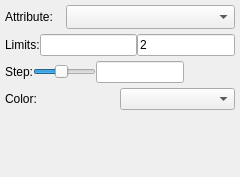
<?xml version="1.0" encoding="UTF-8"?>
<ui version="4.0">
 <class>Form</class>
 <widget class="QWidget" name="Form">
  <property name="geometry">
   <rect>
    <x>0</x>
    <y>0</y>
    <width>240</width>
    <height>177</height>
   </rect>
  </property>
  <property name="windowTitle">
   <string>Form</string>
  </property>
  <layout class="QGridLayout" name="gridLayout">
   <property name="verticalSpacing">
    <number>5</number>
   </property>
   <property name="margin">
    <number>5</number>
   </property>
   <item row="0" column="0">
    <widget class="QLabel" name="label">
     <property name="text">
      <string>Attribute:</string>
     </property>
    </widget>
   </item>
   <item row="2" column="0" colspan="4">
    <layout class="QHBoxLayout" name="horizontalLayout">
     <item>
      <widget class="QLabel" name="label_3">
       <property name="text">
        <string>Limits:</string>
       </property>
      </widget>
     </item>
     <item>
      <widget class="QLineEdit" name="valuetext_level_low"/>
     </item>
     <item>
      <widget class="QLineEdit" name="valuetext_level_high">
       <property name="text">
        <string>2</string>
       </property>
      </widget>
     </item>
    </layout>
   </item>
   <item row="0" column="1" colspan="3">
    <widget class="QComboBox" name="combosel_attribute">
     <property name="sizeAdjustPolicy">
      <enum>QComboBox::AdjustToMinimumContentsLengthWithIcon</enum>
     </property>
    </widget>
   </item>
   <item row="3" column="0" colspan="3">
    <layout class="QHBoxLayout" name="horizontalLayout_3">
     <item>
      <widget class="QLabel" name="label_4">
       <property name="text">
        <string>Step:</string>
       </property>
      </widget>
     </item>
     <item>
      <widget class="QSlider" name="value_step">
       <property name="minimum">
        <number>1</number>
       </property>
       <property name="maximum">
        <number>10</number>
       </property>
       <property name="singleStep">
        <number>1</number>
       </property>
       <property name="value">
        <number>5</number>
       </property>
       <property name="orientation">
        <enum>Qt::Horizontal</enum>
       </property>
      </widget>
     </item>
     <item>
      <widget class="QLineEdit" name="valuetext_step"/>
     </item>
    </layout>
   </item>
   <item row="4" column="0" colspan="4">
    <layout class="QHBoxLayout" name="horizontalLayout_2">
     <item>
      <widget class="QLabel" name="label_2">
       <property name="text">
        <string>Color:</string>
       </property>
      </widget>
     </item>
     <item>
      <widget class="QColormapCombo" name="combodata_cmap"/>
     </item>
    </layout>
   </item>
   <item row="5" column="0">
    <spacer name="verticalSpacer">
     <property name="orientation">
      <enum>Qt::Vertical</enum>
     </property>
     <property name="sizeHint" stdset="0">
      <size>
       <width>20</width>
       <height>40</height>
      </size>
     </property>
    </spacer>
   </item>
  </layout>
 </widget>
 <customwidgets>
  <customwidget>
   <class>QColormapCombo</class>
   <extends>QComboBox</extends>
   <header>glue_qt.utils.colors</header>
  </customwidget>
 </customwidgets>
 <resources/>
 <connections/>
</ui>
